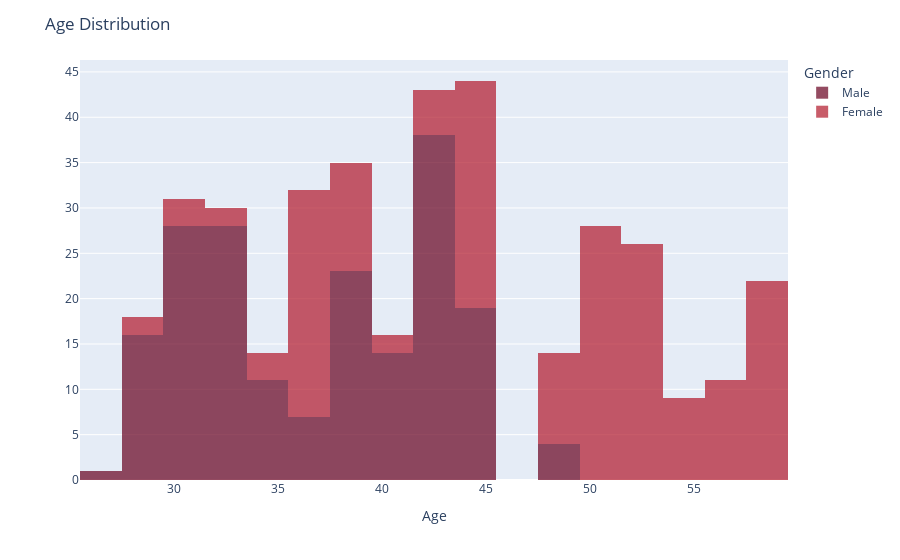

Write notebook code for a chart like this one.
### Code cell
fig = px.histogram(df, x='Age', nbins=20, color_discrete_sequence=px.colors.sequential.RdBu, color='Gender')
fig.update_traces(opacity=0.7)
fig.update_layout(
    title='Age Distribution',
    xaxis_title='Age',
    yaxis_title=None,
    font = dict(
        size=12
    ),
    width=900
)
fig.show()

### Figure 1 — Plotly figure (JSON) as saved in the notebook; plotly's stock layout.template omitted (floating-point values rounded to 4 significant figures; data arrays with more than 128 entries replaced by an {"elided": "..."} marker saying what was removed)
{"data": [{"alignmentgroup": "True", "bingroup": "x", "hovertemplate": "Gender=Male<br>Age=%{x}<br>count=%{y}<extra></extra>", "legendgroup": "Male", "marker": {"color": "rgb(103,0,31)", "pattern": {"shape": ""}}, "name": "Male", "nbinsx": 20, "offsetgroup": "Male", "opacity": 0.7, "orientation": "v", "showlegend": true, "type": "histogram", "x": {"elided": "189 int values"}, "xaxis": "x", "yaxis": "y"}, {"alignmentgroup": "True", "bingroup": "x", "hovertemplate": "Gender=Female<br>Age=%{x}<br>count=%{y}<extra></extra>", "legendgroup": "Female", "marker": {"color": "rgb(178,24,43)", "pattern": {"shape": ""}}, "name": "Female", "nbinsx": 20, "offsetgroup": "Female", "opacity": 0.7, "orientation": "v", "showlegend": true, "type": "histogram", "x": {"elided": "185 int values"}, "xaxis": "x", "yaxis": "y"}], "layout": {"barmode": "relative", "font": {"size": 12}, "legend": {"title": {"text": "Gender"}, "tracegroupgap": 0}, "margin": {"t": 60}, "title": {"text": "Age Distribution"}, "width": 900, "xaxis": {"anchor": "y", "domain": [0, 1], "title": {"text": "Age"}}, "yaxis": {"anchor": "x", "domain": [0, 1], "title": {}}}}
